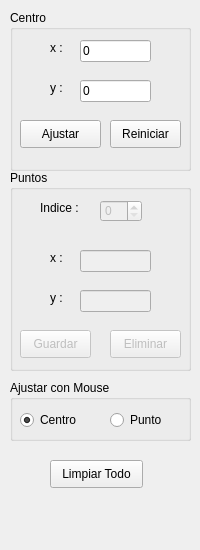
<?xml version="1.0" encoding="UTF-8"?>
<ui version="4.0">
 <class>herramientas</class>
 <widget class="QWidget" name="herramientas">
  <property name="geometry">
   <rect>
    <x>0</x>
    <y>0</y>
    <width>200</width>
    <height>550</height>
   </rect>
  </property>
  <property name="windowTitle">
   <string>Form</string>
  </property>
  <widget class="QGroupBox" name="groupBox">
   <property name="geometry">
    <rect>
     <x>10</x>
     <y>10</y>
     <width>181</width>
     <height>161</height>
    </rect>
   </property>
   <property name="title">
    <string>Centro</string>
   </property>
   <widget class="QLineEdit" name="txt_centrox">
    <property name="geometry">
     <rect>
      <x>70</x>
      <y>30</y>
      <width>71</width>
      <height>22</height>
     </rect>
    </property>
    <property name="inputMethodHints">
     <set>Qt::ImhNone</set>
    </property>
    <property name="text">
     <string>0</string>
    </property>
   </widget>
   <widget class="QLineEdit" name="txt_centroy">
    <property name="geometry">
     <rect>
      <x>70</x>
      <y>70</y>
      <width>71</width>
      <height>22</height>
     </rect>
    </property>
    <property name="inputMethodHints">
     <set>Qt::ImhNone</set>
    </property>
    <property name="text">
     <string>0</string>
    </property>
   </widget>
   <widget class="QLabel" name="label">
    <property name="geometry">
     <rect>
      <x>40</x>
      <y>30</y>
      <width>21</width>
      <height>16</height>
     </rect>
    </property>
    <property name="text">
     <string>x :</string>
    </property>
   </widget>
   <widget class="QLabel" name="label_2">
    <property name="geometry">
     <rect>
      <x>40</x>
      <y>70</y>
      <width>21</width>
      <height>16</height>
     </rect>
    </property>
    <property name="text">
     <string>y :</string>
    </property>
   </widget>
   <widget class="QPushButton" name="btn_guardar_centro">
    <property name="geometry">
     <rect>
      <x>10</x>
      <y>110</y>
      <width>81</width>
      <height>28</height>
     </rect>
    </property>
    <property name="text">
     <string>Ajustar</string>
    </property>
   </widget>
   <widget class="QPushButton" name="btn_reiniciar_centro">
    <property name="geometry">
     <rect>
      <x>100</x>
      <y>110</y>
      <width>71</width>
      <height>28</height>
     </rect>
    </property>
    <property name="text">
     <string>Reiniciar</string>
    </property>
   </widget>
  </widget>
  <widget class="QGroupBox" name="groupBox_2">
   <property name="geometry">
    <rect>
     <x>10</x>
     <y>170</y>
     <width>181</width>
     <height>201</height>
    </rect>
   </property>
   <property name="inputMethodHints">
    <set>Qt::ImhNone</set>
   </property>
   <property name="title">
    <string>Puntos</string>
   </property>
   <widget class="QSpinBox" name="spinner">
    <property name="enabled">
     <bool>false</bool>
    </property>
    <property name="geometry">
     <rect>
      <x>90</x>
      <y>30</y>
      <width>42</width>
      <height>22</height>
     </rect>
    </property>
   </widget>
   <widget class="QLineEdit" name="txt_puntox">
    <property name="enabled">
     <bool>false</bool>
    </property>
    <property name="geometry">
     <rect>
      <x>70</x>
      <y>80</y>
      <width>71</width>
      <height>22</height>
     </rect>
    </property>
    <property name="inputMethodHints">
     <set>Qt::ImhNone</set>
    </property>
   </widget>
   <widget class="QLabel" name="label_3">
    <property name="geometry">
     <rect>
      <x>40</x>
      <y>80</y>
      <width>21</width>
      <height>16</height>
     </rect>
    </property>
    <property name="text">
     <string>x :</string>
    </property>
   </widget>
   <widget class="QLineEdit" name="txt_puntoy">
    <property name="enabled">
     <bool>false</bool>
    </property>
    <property name="geometry">
     <rect>
      <x>70</x>
      <y>120</y>
      <width>71</width>
      <height>22</height>
     </rect>
    </property>
    <property name="inputMethodHints">
     <set>Qt::ImhNone</set>
    </property>
   </widget>
   <widget class="QLabel" name="label_4">
    <property name="geometry">
     <rect>
      <x>40</x>
      <y>120</y>
      <width>21</width>
      <height>16</height>
     </rect>
    </property>
    <property name="text">
     <string>y :</string>
    </property>
   </widget>
   <widget class="QLabel" name="label_5">
    <property name="geometry">
     <rect>
      <x>30</x>
      <y>30</y>
      <width>55</width>
      <height>16</height>
     </rect>
    </property>
    <property name="text">
     <string>Indice :</string>
    </property>
   </widget>
   <widget class="QPushButton" name="btn_guardar_punto">
    <property name="enabled">
     <bool>false</bool>
    </property>
    <property name="geometry">
     <rect>
      <x>10</x>
      <y>160</y>
      <width>71</width>
      <height>28</height>
     </rect>
    </property>
    <property name="text">
     <string>Guardar</string>
    </property>
   </widget>
   <widget class="QPushButton" name="btn_eliminar_punto">
    <property name="enabled">
     <bool>false</bool>
    </property>
    <property name="geometry">
     <rect>
      <x>100</x>
      <y>160</y>
      <width>71</width>
      <height>28</height>
     </rect>
    </property>
    <property name="text">
     <string>Eliminar</string>
    </property>
   </widget>
  </widget>
  <widget class="QPushButton" name="btn_limpiar">
   <property name="geometry">
    <rect>
     <x>50</x>
     <y>460</y>
     <width>93</width>
     <height>28</height>
    </rect>
   </property>
   <property name="text">
    <string>Limpiar Todo</string>
   </property>
  </widget>
  <widget class="QGroupBox" name="rg">
   <property name="geometry">
    <rect>
     <x>10</x>
     <y>380</y>
     <width>181</width>
     <height>61</height>
    </rect>
   </property>
   <property name="title">
    <string>Ajustar con Mouse</string>
   </property>
   <widget class="QRadioButton" name="rb1">
    <property name="geometry">
     <rect>
      <x>10</x>
      <y>30</y>
      <width>61</width>
      <height>20</height>
     </rect>
    </property>
    <property name="text">
     <string>Centro</string>
    </property>
    <property name="checked">
     <bool>true</bool>
    </property>
   </widget>
   <widget class="QRadioButton" name="rb2">
    <property name="geometry">
     <rect>
      <x>100</x>
      <y>30</y>
      <width>61</width>
      <height>20</height>
     </rect>
    </property>
    <property name="text">
     <string>Punto</string>
    </property>
   </widget>
  </widget>
 </widget>
 <resources/>
 <connections/>
</ui>
